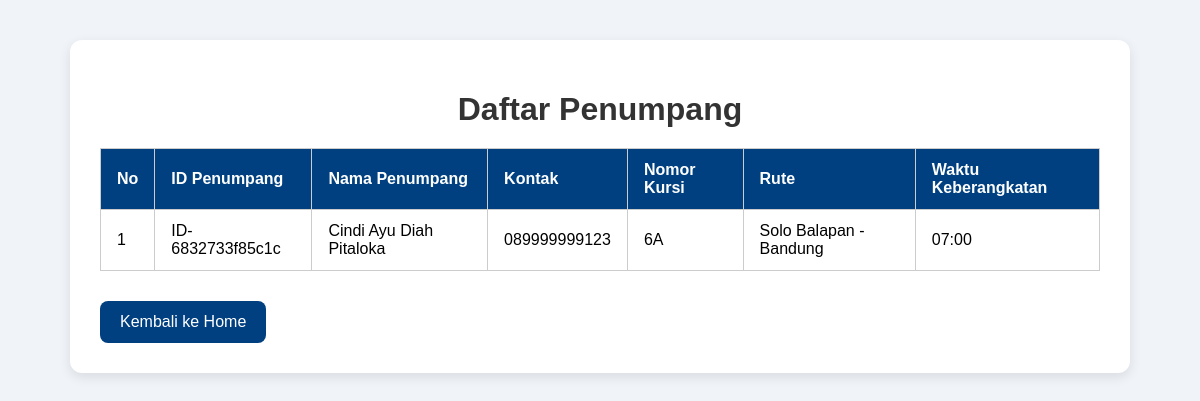
Page /datapenumpang.php on the committed database.
### tables this page shows
CREATE TABLE `pemesanan` (
  `id` int(11) NOT NULL,
  `id_penumpang` varchar(50) DEFAULT NULL,
  `nama` varchar(100) DEFAULT NULL,
  `kontak` varchar(20) DEFAULT NULL,
  `tanggal` date DEFAULT NULL,
  `waktu` varchar(20) DEFAULT NULL,
  `rute` varchar(255) DEFAULT NULL,
  `jumlah` int(11) DEFAULT NULL,
  `kursi` varchar(10) DEFAULT NULL
);

### datapenumpang.php (the view, shortened to what this page needs)
<?php
$koneksi = new mysqli("localhost", "root", "", "tiket");
$sql = "SELECT id_penumpang, nama, kontak, kursi, rute, waktu FROM pemesanan";
$result = $koneksi->query($sql);
?>
<!DOCTYPE html>
<html lang="id">
<head>
</head>
<body>
  <div class="container">
    <h1>Daftar Penumpang</h1>
    <table>
      <thead>
        <tr>
          <th>No</th>
          <th>ID Penumpang</th>
          <th>Nama Penumpang</th>
          <th>Kontak</th>
          <th>Nomor Kursi</th>
          <th>Rute</th>
          <th>Waktu Keberangkatan</th>
        </tr>
      </thead>
      <tbody>
        <?php if ($result->num_rows > 0): ?>
          <?php $no = 1; ?>
          <?php while ($row = $result->fetch_assoc()): ?>
            <tr>
              <td><?= $no++ ?></td>
              <td><?= htmlspecialchars($row['id_penumpang']) ?></td>
              <td><?= htmlspecialchars($row['nama']) ?></td>
              <td><?= htmlspecialchars($row['kontak']) ?></td>
              <td><?= htmlspecialchars($row['kursi']) ?></td>
              <td><?= htmlspecialchars($row['rute']) ?></td>
              <td><?= htmlspecialchars($row['waktu']) ?></td>
            </tr>
          <?php endwhile; ?>
        <?php else: ?>
          <tr><td colspan="7" style="text-align:center;">Tidak ada data penumpang.</td></tr>
        <?php endif; ?>
      </tbody>
    </table>
    <a href="home.php" class="btn-home">Kembali ke Home</a>
  </div>
</body>
</html>

### datapenumpang.php (style rules this page uses)
body { font-family: Arial, sans-serif; background-color: #f0f4f8; margin: 0; padding: 0; }
.container { max-width: 1000px; margin: 40px auto; background-color: #fff; padding: 30px; box-shadow: 0 4px 12px rgba(0, 0, 0, 0.1); border-radius: 12px; }
h1 { text-align: center; color: #333; margin-bottom: 20px; }
table { width: 100%; border-collapse: collapse; margin-bottom: 30px; }
table th, table td { padding: 12px 16px; border: 1px solid #ccc; text-align: left; }
table th { background-color: #004080; color: white; }
.btn-home { display: inline-block; background-color: #004080; color: white; text-decoration: none; padding: 12px 20px; border-radius: 8px; transition: background-color 0.3s ease; }

### rows in the picture
pemesanan: id_penumpang "ID-6832733f85c1c", nama "Cindi Ayu Diah Pitaloka", kontak "089999999123", kursi "6A", rute "Solo Balapan - Bandung", waktu "07:00"
